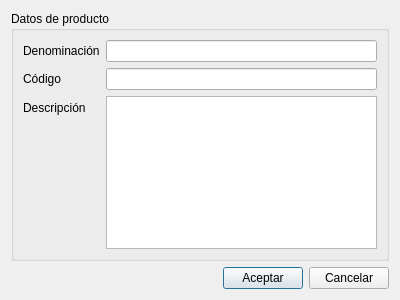
<?xml version="1.0" encoding="UTF-8"?>
<ui version="4.0">
 <class>ProductUpdateDialog</class>
 <widget class="QDialog" name="ProductUpdateDialog">
  <property name="geometry">
   <rect>
    <x>0</x>
    <y>0</y>
    <width>400</width>
    <height>300</height>
   </rect>
  </property>
  <property name="windowTitle">
   <string>Modificar producto</string>
  </property>
  <layout class="QVBoxLayout" name="verticalLayout">
   <item>
    <widget class="QGroupBox" name="groupBox">
     <property name="title">
      <string>Datos de producto</string>
     </property>
     <layout class="QFormLayout" name="formLayout_2">
      <item row="0" column="0">
       <widget class="QLabel" name="label">
        <property name="text">
         <string>Denominación</string>
        </property>
       </widget>
      </item>
      <item row="0" column="1">
       <widget class="QLineEdit" name="nameEdit"/>
      </item>
      <item row="1" column="0">
       <widget class="QLabel" name="label_2">
        <property name="text">
         <string>Código</string>
        </property>
       </widget>
      </item>
      <item row="1" column="1">
       <widget class="QLineEdit" name="codeEdit"/>
      </item>
      <item row="2" column="0">
       <widget class="QLabel" name="label_3">
        <property name="text">
         <string>Descripción</string>
        </property>
       </widget>
      </item>
      <item row="2" column="1">
       <widget class="QPlainTextEdit" name="descEdit"/>
      </item>
     </layout>
    </widget>
   </item>
   <item>
    <layout class="QHBoxLayout" name="horizontalLayout">
     <item>
      <spacer name="horizontalSpacer">
       <property name="orientation">
        <enum>Qt::Horizontal</enum>
       </property>
       <property name="sizeHint" stdset="0">
        <size>
         <width>40</width>
         <height>20</height>
        </size>
       </property>
      </spacer>
     </item>
     <item>
      <widget class="QPushButton" name="acceptButton">
       <property name="text">
        <string>Aceptar</string>
       </property>
      </widget>
     </item>
     <item>
      <widget class="QPushButton" name="cancelButton">
       <property name="text">
        <string>Cancelar</string>
       </property>
      </widget>
     </item>
    </layout>
   </item>
  </layout>
 </widget>
 <resources/>
 <connections>
  <connection>
   <sender>cancelButton</sender>
   <signal>clicked()</signal>
   <receiver>ProductUpdateDialog</receiver>
   <slot>reject()</slot>
   <hints>
    <hint type="sourcelabel">
     <x>358</x>
     <y>279</y>
    </hint>
    <hint type="destinationlabel">
     <x>394</x>
     <y>272</y>
    </hint>
   </hints>
  </connection>
 </connections>
</ui>
